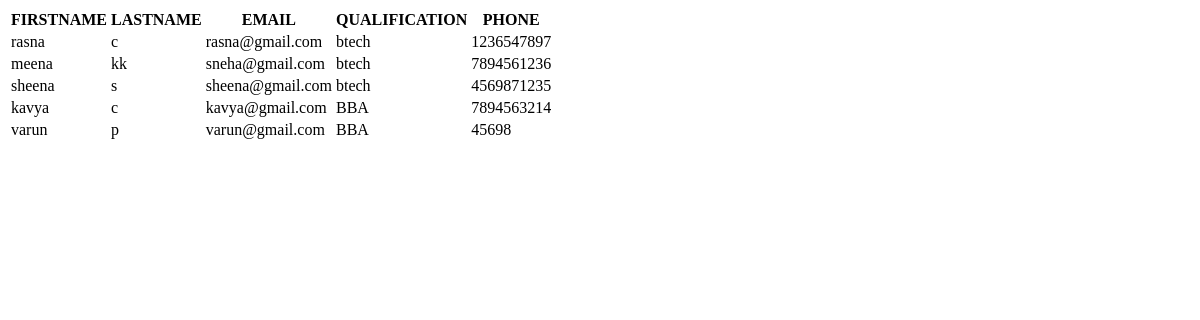
The page /viewteachers on the database as committed earlier.
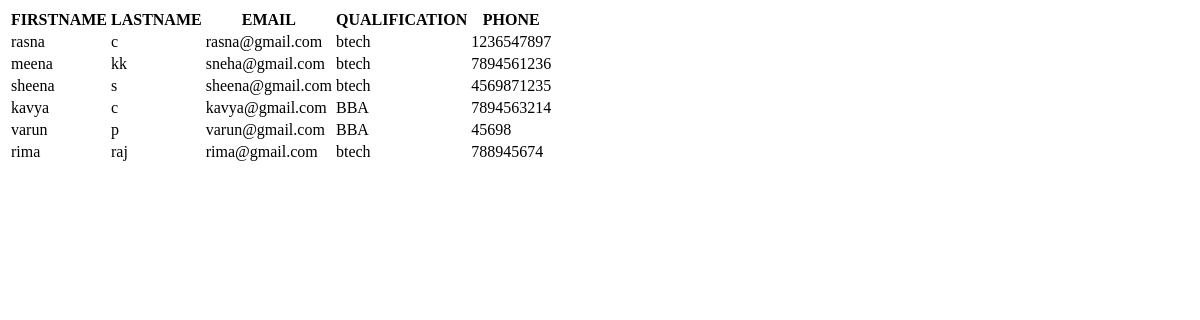
The same page on the database as committed later.
### collegeapp/models.py (models this page shows)
class Teacher(models.Model):
    dep_id=models.ForeignKey(Department,on_delete=models.CASCADE)
    teach_id=models.ForeignKey(User,on_delete=models.CASCADE)
    phone=models.BigIntegerField()
    Qualification=models.CharField(max_length=100)

class User(AbstractUser):
    usertype=models.CharField(max_length=50)

### collegeapp/views.py (the view)
# urls.py: path('viewteachers',views.viewteachers,name='viewteachers'),
def viewteachers(request):
    x=Teacher.objects.all()
    return render(request,'viewteachers.html',{'data':x})

### collegeapp/templates/viewteachers.html (shortened to what this page needs)
<!DOCTYPE html>
<html lang="en">
<head>
</head>
<body>
    <table>
        <tr>
            <th>FIRSTNAME</th>
            <th>LASTNAME</th>
            <th>EMAIL</th>
            <th>QUALIFICATION</th>
            <th>PHONE</th>
        </tr>
        {% for i in data %}
        <tr>
            <td>{{i.teach_id.first_name}}</td>
            <td>{{i.teach_id.last_name}}</td>
            <td>{{i.teach_id.email}}</td>
            <td>{{i.Qualification}}</td>
            <td>{{i.phone}}</td>
        </tr>
        {% endfor %}
    </table>
</body>
</html>

Rows that differ between the two databases and show on the page:
added Teacher: teach_id.first_name "rima", teach_id.last_name "raj", teach_id.email "rima@gmail.com", Qualification "btech", phone "788945674"
